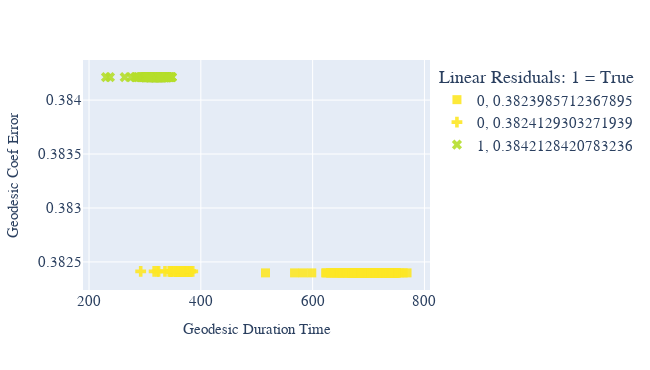

The code cell stored with this chart in its notebook:
### Code cell
diff_scatter_grouped(
    colored_by="linear_residuals_colors",
    marked_by="geodesic_coef_err",
    diff_seq="geodesic_coef_err",
    df = "hypersphere"
)

### Figure 1 — Plotly figure (JSON) as saved in the notebook; plotly's stock layout.template omitted (floating-point values rounded to 4 significant figures; data arrays with more than 128 entries replaced by an {"elided": "..."} marker saying what was removed)
{"data": [{"hovertemplate": "color=0<br>symbol=0.3823985712367895<br>x=%{x}<br>y=%{y}<extra></extra>", "legendgroup": "0, 0.3823985712367895", "marker": {"color": "#fde725", "opacity": 0.9, "size": 9, "symbol": "square"}, "mode": "markers", "name": "0, 0.3823985712367895", "orientation": "v", "showlegend": true, "type": "scatter", "x": {"elided": "160 float values"}, "xaxis": "x", "y": {"elided": "160 float values"}, "yaxis": "y"}, {"hovertemplate": "color=0<br>symbol=0.3824129303271939<br>x=%{x}<br>y=%{y}<extra></extra>", "legendgroup": "0, 0.3824129303271939", "marker": {"color": "#fde725", "opacity": 0.9, "size": 9, "symbol": "cross"}, "mode": "markers", "name": "0, 0.3824129303271939", "orientation": "v", "showlegend": true, "type": "scatter", "x": [355.8, 363.0, 371.2, 374.0, 360.3, 355.4, 368.0, 367.5, 377.4, 365.6, 378.4, 355.0, 385.5, 316.5, 346.3, 366.9, 347.8, 347.8, 343.3, 364.4, 379.6, 359.9, 345.4, 375.1, 322.0, 335.9, 381.7, 358.1, 382.1, 346.1, 368.4, 355.8, 371.3, 324.5, 361.4, 369.0, 352.4, 364.7, 367.0, 292.4], "xaxis": "x", "y": [0.3824, 0.3824, 0.3824, 0.3824, 0.3824, 0.3824, 0.3824, 0.3824, 0.3824, 0.3824, 0.3824, 0.3824, 0.3824, 0.3824, 0.3824, 0.3824, 0.3824, 0.3824, 0.3824, 0.3824, 0.3824, 0.3824, 0.3824, 0.3824, 0.3824, 0.3824, 0.3824, 0.3824, 0.3824, 0.3824, 0.3824, 0.3824, 0.3824, 0.3824, 0.3824, 0.3824, 0.3824, 0.3824, 0.3824, 0.3824], "yaxis": "y"}, {"hovertemplate": "color=1<br>symbol=0.3842128420783236<br>x=%{x}<br>y=%{y}<extra></extra>", "legendgroup": "1, 0.3842128420783236", "marker": {"color": "#b5de2b", "opacity": 0.9, "size": 9, "symbol": "x"}, "mode": "markers", "name": "1, 0.3842128420783236", "orientation": "v", "showlegend": true, "type": "scatter", "x": {"elided": "160 float values"}, "xaxis": "x", "y": {"elided": "160 float values"}, "yaxis": "y"}], "layout": {"height": 370, "legend": {"font": {"family": "CMU", "size": 15}, "title": {"text": "Linear Residuals: 1 = True"}, "tracegroupgap": 0}, "margin": {"t": 60}, "title": {"font": {"family": "CMU", "size": 15}}, "width": 650, "xaxis": {"anchor": "y", "autorange": true, "domain": [0, 1], "range": [189.4, 809.7], "tickfont": {"family": "CMU", "size": 15}, "title": {"font": {"family": "CMU", "size": 15}, "text": "Geodesic Duration Time"}, "type": "linear"}, "yaxis": {"anchor": "x", "autorange": true, "domain": [0, 1], "range": [0.3822, 0.3844], "tickfont": {"family": "CMU", "size": 15}, "title": {"font": {"family": "CMU", "size": 15}, "text": "Geodesic Coef Error"}, "type": "linear"}}}
